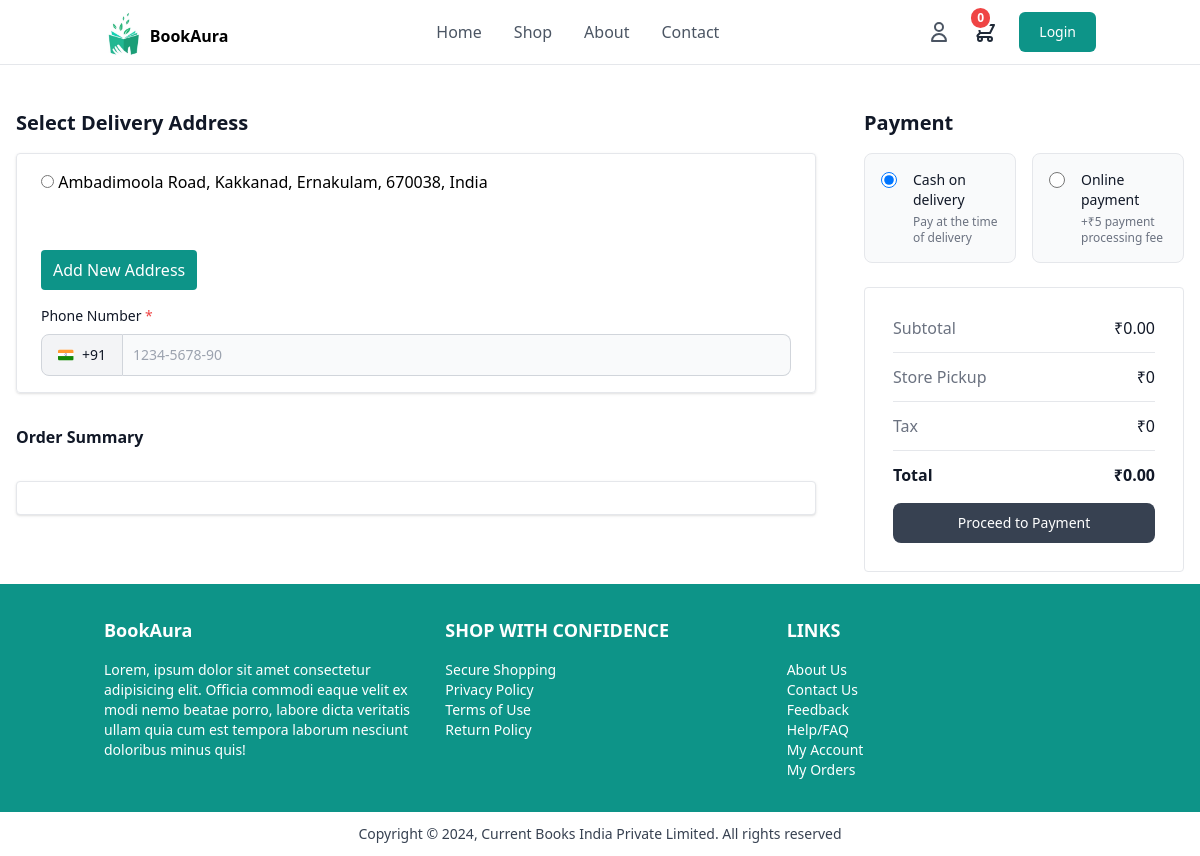
Page /place/order/ (signed in) on the committed database.
### bookapp/models.py (models this page shows, shortened)
class Address(models.Model):
    user_profile=models.ForeignKey(UserProfile,on_delete=models.CASCADE,related_name="addresses")
    street=models.CharField(max_length=100)
    city=models.CharField(max_length=100)
    state=models.CharField(max_length=100)
    pincode=models.CharField(max_length=100)
    country=models.CharField(max_length=100)

### bookapp/views.py (the view, shortened to what this page needs)
# urls.py: path("place/order/",views.PlaceOrderView.as_view(),name="place-order"),
@method_decorator(decs,name="dispatch")
class PlaceOrderView(View):
    template_name="place_order.html"
    form_class=OrderForm
    def get(self,request,*args,**kwargs):
        form_instance=self.form_class()
        user_profile = request.user.userprofile
        addresses = Address.objects.filter(user_profile=user_profile)
        qs=request.user.cart.cart_item.filter(is_order_placed=False)
        total=sum([bi.item_total for bi in qs])
        return render(request,self.template_name,{"form":form_instance,"items":qs,"total":total,"addresses":addresses})

### bookapp/forms.py
class OrderForm(forms.ModelForm):
    class Meta:
        model=Order
        fields=["address","phone","payment_method"]

### bookapp/context_processors.py (called while the page is built)
def item_count_context(request):
    count=0
    if request.user.is_authenticated:
        count=BasketItem.objects.filter(basket_object=request.user.cart,is_order_placed=False).count()
    return {"item_count":count}

### bookapp/templates/place_order.html (shortened to what this page needs)
{% extends 'base.html' %}
{% block main_block %}
<section class="bg-white py-3 antialiased light:bg-gray-900 ">
  <form action="#" method="post" class="mx-auto max-w-screen-xl px-4 2xl:px-0">
      <div class="mt-6 sm:mt-8 lg:flex lg:items-start lg:gap-12 xl:gap-16">
        <div class="min-w-0 flex-1 space-y-8">
          <div class="space-y-4">
            <h2 class="text-xl font-semibold text-gray-900 light:text-white">Select Delivery Address</h2>
            <div class="grid grid-cols-1 gap-4 sm:grid-cols-1 border px-4 py-4 sm:px-6 shadow rounded">
              {% for address in addresses %}
              <label>
                  <input type="radio" name="selected_address" value="{{ address.id }}" required>
                  {{ address.street }}, {{ address.city }}, {{ address.state }}, {{ address.pincode }}, {{ address.country }}
              </label><br>
          {% empty %}
              <p>No addresses found. Please add an address.</p>
          {% endfor %}
          <a href="{% url 'add-address' %}"><button type="button" class="bg-teal-600 p-2 rounded text-white px-3">Add New Address</button></a>
                <div>
                    <label for="phone-input-3" class="mb-2 block text-sm font-medium text-gray-900 light:text-white"> Phone Number <span class="text-red-500">*</span> </label>
                    <div class="flex items-center">
                        <div id="dropdown-phone-button-3" class="z-10 inline-flex shrink-0 items-center rounded-s-lg border border-gray-300 bg-gray-100 px-4 py-2.5 text-center text-sm font-medium text-gray-900 hover:bg-gray-200 focus:outline-none focus:ring-4 focus:ring-gray-100 light:border-gray-600 light:bg-gray-700 light:text-white light:hover:bg-gray-600 light:focus:ring-gray-700">
                            +91
                        </div>
                        <div class="relative w-full">
                            <input type="number" name="phone" id="phone-input" class="z-20 block w-full rounded-e-lg border border-s-0 border-gray-300 bg-gray-50 p-2.5 text-sm text-gray-900 focus:border-primary-500 focus:ring-primary-500 light:border-gray-600 light:border-s-gray-700  light:bg-gray-700 light:text-white light:placeholder:text-gray-400 light:focus:border-primary-500" pattern="[0-9]{3}-[0-9]{3}-[0-9]{4}" placeholder="1234-5678-90" required />
                        </div>
                    </div>
                </div>
            </div>
        </div>
          <h2 class="text-l font-semibold text-gray-900 light:text-white">Order Summary</h2>
          <div class="space-y-3 border bg-white px-2 py-4 sm:px-6 shadow rounded">
          </div>
        </div>
        <div class="mt-6 w-full space-y-6 sm:mt-8 lg:mt-0 lg:max-w-xs xl:max-w-md">
            <div class="space-y-4">
                <h3 class="text-xl font-semibold text-gray-900 light:text-white">Payment</h3>
                <div class="grid grid-cols-1 gap-4 md:grid-cols-2">
                  <div class="rounded-lg border border-gray-200 bg-gray-50 p-4 ps-4 light:border-gray-700 light:bg-gray-800">
                    <div class="flex items-start">
                      <div class="flex h-5 items-center">
                        <input id="credit-card" name="payment_method" aria-describedby="credit-card-text" type="radio" value="COD" class="h-4 w-4 border-gray-300 bg-white text-primary-600 focus:ring-2 focus:ring-primary-600 light:border-gray-600 light:bg-gray-700 light:ring-offset-gray-800 light:focus:ring-primary-600" checked />
                      </div>
                      <div class="ms-4 text-sm">
                        <label for="credit-card" class="font-medium leading-none text-gray-900 light:text-white"> Cash on delivery </label>
                        <p id="credit-card-text" class="mt-1 text-xs font-normal text-gray-500 light:text-gray-400">Pay at the time of delivery</p>
                      </div>
                    </div>
                  </div>
                  <div class="rounded-lg border border-gray-200 bg-gray-50 p-4 ps-4 light:border-gray-700 light:bg-gray-800">
                    <div class="flex items-start">
                      <div class="flex h-5 items-center">
                        <input id="pay-on-delivery" name="payment_method" aria-describedby="pay-on-delivery-text" type="radio" value="ONLINE" class="h-4 w-4 border-gray-300 bg-white text-primary-600 focus:ring-2 focus:ring-primary-600 light:border-gray-600 light:bg-gray-700 light:ring-offset-gray-800 light:focus:ring-primary-600" />
                      </div>
                      <div class="ms-4 text-sm">
                        <label for="pay-on-delivery" class="font-medium leading-none text-gray-900 light:text-white"> Online payment </label>
                        <p id="pay-on-delivery-text" class="mt-1 text-xs font-normal text-gray-500 light:text-gray-400">+₹5 payment processing fee</p>
                      </div>
                    </div>
                  </div>
                </div>
              </div>
          <div class="flow-root border rounded p-7">
            <div class="-my-3 divide-y divide-gray-200 light:divide-gray-800">
              <dl class="flex items-center justify-between gap-4 py-3">
                <dt class="text-base font-normal text-gray-500 light:text-gray-400">Subtotal</dt>
                <dd class="text-base font-medium text-gray-900 light:text-white">₹{{total}}.00</dd>
              </dl>
              <dl class="flex items-center justify-between gap-4 py-3">
                <dt class="text-base font-normal text-gray-500 light:text-gray-400">Store Pickup</dt>
                <dd class="text-base font-medium text-gray-900 light:text-white">₹0</dd>
              </dl>
              <dl class="flex items-center justify-between gap-4 py-3">
                <dt class="text-base font-normal text-gray-500 light:text-gray-400">Tax</dt>
                <dd class="text-base font-medium text-gray-900 light:text-white">₹0</dd>
              </dl>
              <dl class="flex items-center justify-between gap-4 py-3">
                <dt class="text-base font-bold text-gray-900 light:text-white">Total</dt>
                <dd class="text-base font-bold text-gray-900 light:text-white">₹{{total}}.00</dd>
              </dl>
            </div>
            <div class="space-y-3 mt-4">
              <button type="submit" class="flex w-full items-center justify-center rounded-lg bg-gray-700 px-5 py-2.5 text-sm font-medium text-white hover:bg-gray-800 focus:outline-none focus:ring-4 focus:ring-gray-300 light:bg-gray-600 light:hover:bg-gray-700 light:focus:ring-gray-800">
                Proceed to Payment</button>
            </div>
          </div>
        </div>
      </div>
    </form>
</section>
{% endblock %}

### rows in the picture
Address: street "Ambadimoola Road", city "Kakkanad", state "Ernakulam", pincode "670038", country "India"

### other values in the picture
{{ item_count }} "0"
{{ total }} "0"
